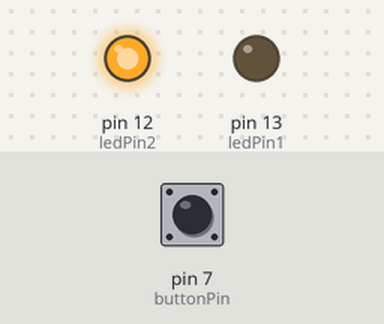
This sketch was run on a simulated Arduino Uno, built with avr-gcc and run on an emulated ATmega328P. Shown: output pins drawn as LEDs (lit = HIGH). Dashed ring = blinking. Inputs (shaded band) come from the test bench; at power-on: pin 7 (buttonPin) LOW.

Above: at 1.2 s.
1.3 s: pin 7 (buttonPin) pulled HIGH for 1 s
At 3.2 s:
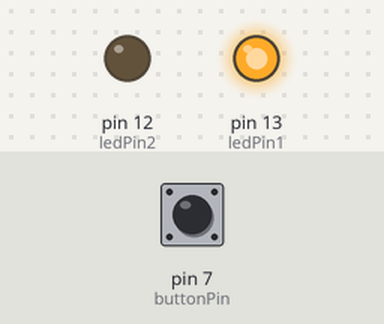
3.8 s: pin 7 (buttonPin) pulled HIGH for 3.2 s
At 3.9 s:
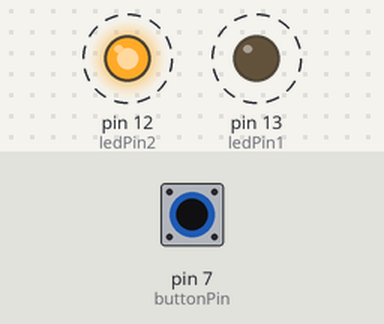
8.5 s: pin 7 (buttonPin) pulled HIGH for 0.25 s
At 9.3 s:
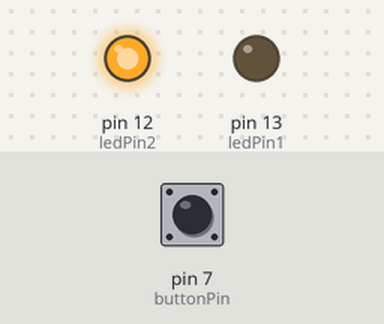
Timing chart, 0 to 11.5 s (numbered marks = the images above; inputs shaded):
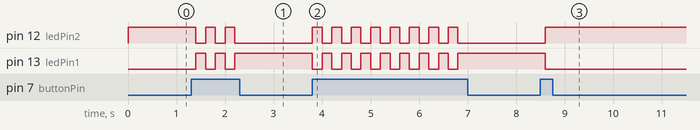

Measured:
- after the input at 1.3 s, pin 12 (ledPin2): alternates HIGH for 0.20 s and LOW for 0.20 s, 5 changes in all, then stays LOW, starting after 0.10 s; pin 13 (ledPin1): alternates HIGH for 0.20 s and LOW for 0.20 s, 5 changes in all, then stays HIGH, starting after 0.10 s
- after the input at 3.8 s, pin 12 (ledPin2): alternates HIGH for 0.20 s and LOW for 0.20 s, 16 changes in all, then stays LOW, starting at once; pin 13 (ledPin1): alternates HIGH for 0.20 s and LOW for 0.20 s, 16 changes in all, then stays HIGH, starting at once
- after the input at 8.5 s, pin 12 (ledPin2): LOW → HIGH after 0.10 s; pin 13 (ledPin1): HIGH → LOW after 0.10 s

The sketch:

arduino_button_hw.ino
```cpp
  int buttonPin = 7;
  int ledPin1 = 13;
  int ledPin2 = 12;
  boolean on = false;
  int buttonState = 0;

 void setup() {
  // put your setup code here, to run once:
  //pinMode(13, OUTPUT);
  pinMode(ledPin1, OUTPUT);
  pinMode(ledPin2, OUTPUT);
  pinMode(buttonPin, INPUT);
}

void loop() {

    buttonState = digitalRead(buttonPin);
    if (buttonState == HIGH) {
     if (on==true) {
      on=false;
    } else {
      on=true;
    }
}

  if (on==true){
    digitalWrite(ledPin1, HIGH);
    digitalWrite(ledPin2,LOW);
  } else {
    digitalWrite(ledPin1, LOW);
    digitalWrite(ledPin2,HIGH);
  }
  delay(200);
}
```
